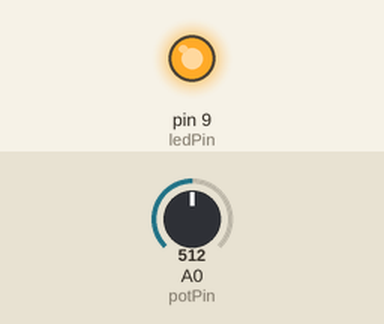
Recording of a sketch running on a simulated Arduino Uno, built with avr-gcc and run on an emulated ATmega328P. On the bench: output pins drawn as LEDs (lit = HIGH). Inputs (shaded band) come from the test bench; at power-on: A0 (potPin) = 512.

Above: at 1.3 s.
1.4 s: A0 (potPin) set to 0
At 2.7 s:
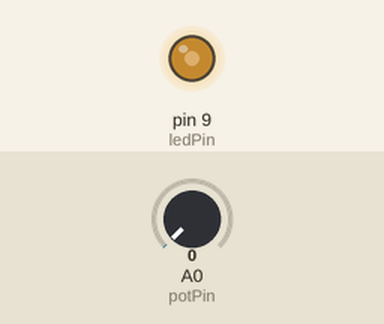
3.0 s: A0 (potPin) set to 122
At 3.3 s:
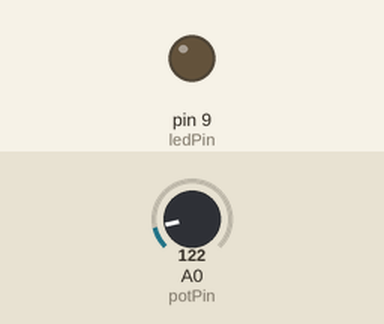
Timing chart, 0 to 12.1 s (numbered marks = the images above; inputs shaded):
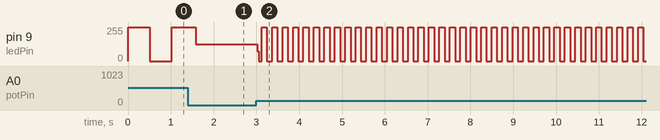

The sketch:

Blinking_Control.ino
```cpp
//put your setup code here, to run once:
int ledPin = 9;
int potPin = A0;
void setup(){
  pinMode(ledPin,OUTPUT);
  pinMode(potPin,INPUT);
}

// put your main code here, to run repeatedly:
void loop(){

  int potValue = analogRead(potPin);
  digitalWrite(ledPin,HIGH);
  delay(potValue);

  potValue = analogRead(potPin);
  digitalWrite(ledPin, LOW);
  delay(potValue);

}
```

Measured:
- after the input at 3.0 s, pin 9 (ledPin): 125/255 → 72/255 at once, then moves between 0/255 and 255/255, repeating every 0.49 s
